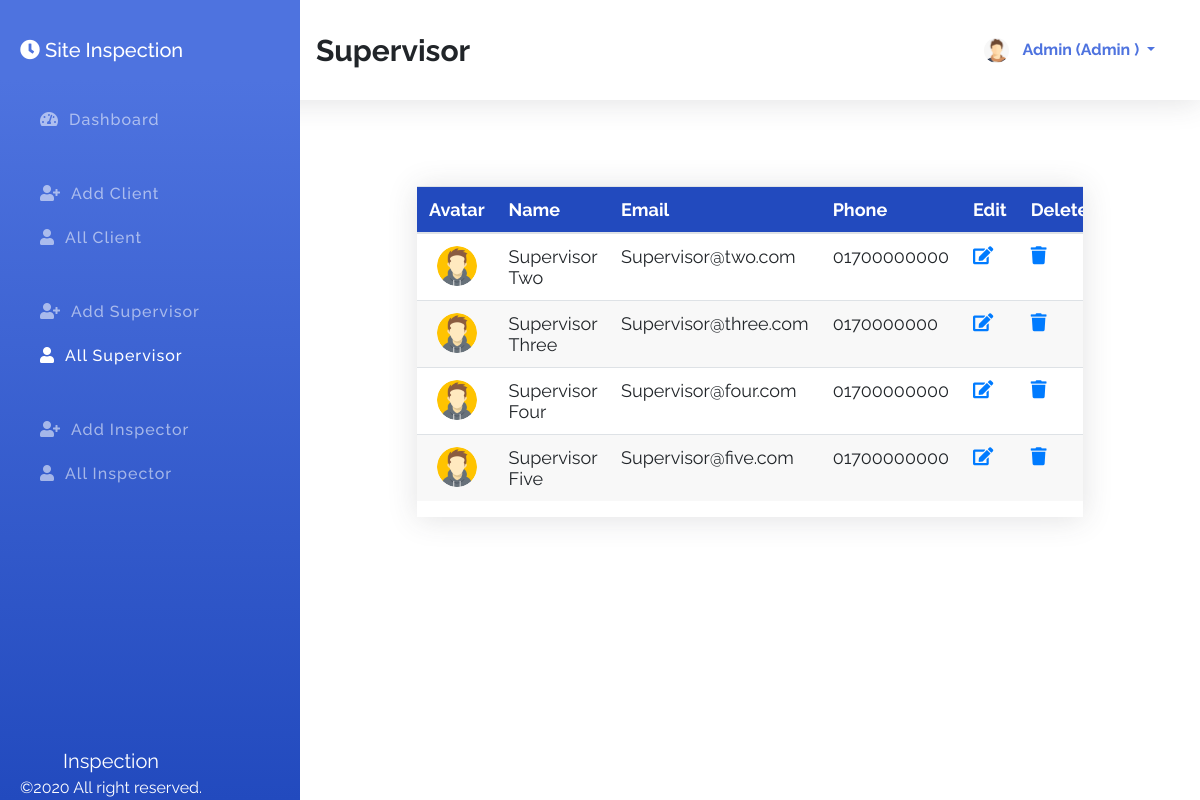
Page /index.php?id=allPharmacist (signed in) on the committed database.
### tables this page shows
CREATE TABLE `pharmacists` (
  `id` int(11) NOT NULL,
  `fname` varchar(100) NOT NULL,
  `lname` varchar(100) NOT NULL,
  `email` varchar(100) NOT NULL,
  `phone` varchar(100) NOT NULL,
  `password` varchar(100) NOT NULL,
  `role` varchar(100) NOT NULL DEFAULT 'pharmacist',
  `avatar` varchar(255) NOT NULL DEFAULT 'avatar.png'
);

### index.php (the view, shortened to what this page needs)
<?php
    $sessionId = $_SESSION['id'] ?? '';
    $sessionRole = $_SESSION['role'] ?? '';
    $connection = mysqli_connect( DB_HOST, DB_USER, DB_PASSWORD, DB_NAME );
    $id = $_REQUEST['id'] ?? 'dashboard';
    $action = $_REQUEST['action'] ?? '';
?>
<!DOCTYPE html>
<html lang="en">
<head>
    <link rel="stylesheet" href="assets/css/bootstrap.min.css">
    <link rel="stylesheet" href="assets/css/all.min.css">
    <link rel="stylesheet" href="assets/css/style.css">
</head>
<body>
    <section class="topber">
        <div class="topber__title">
            <span class="topber__title--text">
                <?php
                    if ( 'dashboard' == $id ) {
                        echo "DashBoard";
                    } elseif ( 'addManager' == $id ) {
                        echo "Add Client";
                    } elseif ( 'allManager' == $id ) {
                        echo "Clients";
                    } elseif ( 'addPharmacist' == $id ) {
                        echo "Add Supervisor";
                    } elseif ( 'allPharmacist' == $id ) {
                        echo "Supervisor";
                    } elseif ( 'addSalesman' == $id ) {
                        echo "Add Inspector";
                    } elseif ( 'allSalesman' == $id ) {
                        echo "Inspector";
                    } elseif ( 'userProfile' == $id ) {
                        echo "Your Profile";
                    } elseif ( 'editManager' == $action ) {
                        echo "Edit Manager";
                    } elseif ( 'editPharmacist' == $action ) {
                        echo "Edit Pharmacist";
                    } elseif ( 'editSalesman' == $action ) {
                        echo "Edit Inspector";
                    }
                ?>
            </span>
        </div>
        <div class="topber__profile">
            <?php
                $query = "SELECT fname,lname,role,avatar FROM {$sessionRole}s WHERE id='$sessionId'";
                $result = mysqli_query( $connection, $query );
                if ( $data = mysqli_fetch_assoc( $result ) ) {
                    $fname = $data['fname'];
                    $lname = $data['lname'];
                    $role = $data['role'];
                    $avatar = $data['avatar'];
                ?>
                <img src="assets/img/<?php echo "$avatar"; ?>" height="25" width="25" class="rounded-circle" alt="profile">
                <div class="dropdown">
                    <button class="btn dropdown-toggle" type="button" id="dropdownMenuButton" data-toggle="dropdown" aria-haspopup="true" aria-expanded="false">
                    <?php
                        echo "$fname $lname (" . ucwords( $role ) . " )";
                        }
                    ?>
                    </button>
                </div>
        </div>
    </section>
    <section id="sideber" class="sideber">
        <ul class="sideber__ber">
            <h3 class="sideber__panel"><i id="left" class="fas fa-clock" ></i>  Site Inspection</h3>
            <li id="left" class="sideber__item<?php if ( 'dashboard' == $id ) {
                                                  echo " active";
                                              }?>">
                <a href="index.php?id=dashboard"><i id="left" class="fas fa-tachometer-alt"></i>Dashboard</a>
            </li>
            <?php if ( 'admin' == $sessionRole ) {?>
                <li id="left" class="sideber__item sideber__item--modify<?php if ( 'addManager' == $id ) {
                                                                            echo " active";
                                                                        }?>">
                    <a href="index.php?id=addManager"><i id="left" class="fas fa-user-plus"></i></i>Add Client</a>
                </li><?php }?>
            <li id="left" class="sideber__item<?php if ( 'allManager' == $id ) {
    echo " active";
}?>">
                <a href="index.php?id=allManager"><i id="left" class="fas fa-user"></i>All Client</a>
            </li>
            <?php if ( 'admin' == $sessionRole || 'manager' == $sessionRole ) {?>
                <li id="left" class="sideber__item sideber__item--modify<?php if ( 'addPharmacist' == $id ) {
                                                                            echo " active";
                                                                        }?>">
                    <a href="index.php?id=addPharmacist"><i id="left" class="fas fa-user-plus"></i></i>Add
                        Supervisor</a>
                </li><?php }?>
            <li id="left" class="sideber__item<?php if ( 'allPharmacist' == $id ) {
    echo " active";
}?>">
                <a href="index.php?id=allPharmacist"><i id="left" class="fas fa-user"></i>All Supervisor</a>
            </li>
            <?php if ( 'admin' == $sessionRole || 'manager' == $sessionRole || 'pharmacist' == $sessionRole ) {?>
                <li id="left" class="sideber__item sideber__item--modify<?php if ( 'addSalesman' == $id ) {
                                                                            echo " active";
                                                                        }?>">
                    <a href="index.php?id=addSalesman"><i id="left" class="fas fa-user-plus"></i>Add Inspector</a>
                </li><?php }?>
            <li id="left" class="sideber__item<?php if ( 'allSalesman' == $id ) {
    echo " active";
}?>">
                <a href="index.php?id=allSalesman"><i id="left" class="fas fa-user"></i>All Inspector</a>
            </li>
        </ul>
        <footer class="text-center"><span>Inspection</span><br>©2020 All right reserved.</footer>
    </section>
    <section class="main">
        <div class="container">
            <div class="pharmacist">
                <?php if ( 'allPharmacist' == $id ) {?>
                    <div class="allPharmacist">
                        <div class="main__table">
                            <table class="table">
                                <thead>
                                    <tr>
                                        <th scope="col">Avatar</th>
                                        <th scope="col">Name</th>
                                        <th scope="col">Email</th>
                                        <th scope="col">Phone</th>
                                        <?php if ( 'admin' == $sessionRole || 'manager' == $sessionRole ) {?>
                                            <th scope="col">Edit</th>
                                            <th scope="col">Delete</th>
                                        <?php }?>
                                    </tr>
                                </thead>
                                <tbody>
                                    <?php
                                        $getPharmacist = "SELECT * FROM pharmacists";
                                            $result = mysqli_query( $connection, $getPharmacist );
                                        while ( $pharmacist = mysqli_fetch_assoc( $result ) ) {?>
                                        <tr>
                                            <td>
                                                <center><img class="rounded-circle" width="40" height="40" src="assets/img/<?php echo $pharmacist['avatar']; ?>" alt=""></center>
                                            </td>
                                            <td><?php printf( "%s %s", $pharmacist['fname'], $pharmacist['lname'] );?></td>
                                            <td><?php printf( "%s", $pharmacist['email'] );?></td>
                                            <td><?php printf( "%s", $pharmacist['phone'] );?></td>
                                            <?php if ( 'admin' == $sessionRole || 'manager' == $sessionRole ) {?>
                                                <td><?php printf( "<a href='index.php?action=editPharmacist&id=%s'><i class='fas fa-edit'></i></a>", $pharmacist['id'] )?></td>
                                                <td><?php printf( "<a class='delete' href='index.php?action=deletePharmacist&id=%s'><i class='fas fa-trash'></i></a>", $pharmacist['id'] )?></td>
                                            <?php }?>
                                        </tr>
                                    <?php }?>
                                </tbody>
                            </table>
                        </div>
                    </div>
                <?php }?>
            </div>
        </div>
    </section>
</body>
</html>

### assets/css/style.css (style rules this page uses)
*, *::before, *::after { margin: 0; padding: 0; -webkit-box-sizing: border-box; box-sizing: border-box; }
body { font-family: "Raleway", sans-serif; }
a { text-decoration: none !important; }
.topber { position: fixed; width: 100%; top: 0; left: 0; padding-left: 300px; right: 0; z-index: 999; -webkit-box-shadow: 0 0.15rem 1.75rem 0 rgba(58, 59, 69, 0.15); box-shadow: 0 0.15rem 1.75rem 0 rgba(58, 59, 69, 0.15); background-color: #fff; }
.topber__title { height: 12.5vh; float: left; display: -webkit-box; display: -ms-flexbox; display: flex; -webkit-box-orient: horizontal; -webkit-box-direction: normal; -ms-flex-direction: row; flex-direction: row; -webkit-box-align: center; -ms-flex-align: center; align-items: center; padding-left: 1rem; }
.topber__title--text { font-size: 30px; font-weight: bold; }
.topber__profile { height: 12.5vh; float: right; padding-right: 10px; display: -webkit-box; display: -ms-flexbox; display: flex; -webkit-box-orient: horizontal; -webkit-box-direction: normal; -ms-flex-direction: row; flex-direction: row; -webkit-box-align: center; -ms-flex-align: center; align-items: center; padding: 2rem; }
.topber__profile button { color: #4e73df; line-height: 10px; font-weight: bold; }
.sideber { position: fixed; top: 0; overflow-y: auto; left: 0; bottom: 0; width: 300px; height: 100vh; padding: 40px 20px 20px 20px; background-color: #4e73df; background-image: -webkit-gradient(linear, left top, left bottom, color-stop(10%, #4e73df), to(#224abe)); background-image: linear-gradient(180deg, #4e73df 10%, #224abe 100%); background-size: cover; -webkit-transition: left 0.5s ease; transition: left 0.5s ease; z-index: 999; }
.sideber__ber { list-style: none; }
.sideber__panel { font-size: 20px; color: #fff; line-height: 1.2rem; padding-bottom: 30px; }
.sideber__panel i { color: #fff; }
.sideber__item { padding: 10px; }
.sideber__item a { color: rgba(255, 255, 255, 0.55); font-size: 16px; letter-spacing: 1px; font-weight: 500; }
.sideber__item a i { color: rgba(255, 255, 255, 0.55); padding: 0 10px; }
.sideber__item:hover a, .sideber__item.active a, .sideber__item.active i, .sideber__item:hover i { color: #fff; -webkit-transition: 0.3s ease; transition: 0.3s ease; }
.sideber__item--modify { padding: 40px 10px 10px 10px; }
.sideber footer { position: absolute; bottom: 0; font-size: 16px; color: #fff; }
.sideber footer span { font-size: 20px; }
.main { margin-left: 300px; margin-top: 10vh; padding: 2rem; }
.main__table { margin: 50px 70px; -webkit-box-shadow: 0 0.15rem 1.75rem 0 rgba(58, 59, 69, 0.15); box-shadow: 0 0.15rem 1.75rem 0 rgba(58, 59, 69, 0.15); overflow-x: auto; }
.main__table .table { font-size: 18px; font-weight: 400; }
.main__table .table th { color: #ffffff; background: #224abe; }
.main__table .table tr:nth-child(even) { background: #f8f8f8; }

### rows in the picture
pharmacists: avatar (placeholder picture), fname "Supervisor", lname "Two", email "Supervisor@two.com", phone "01700000000"
pharmacists: avatar (placeholder picture), fname "Supervisor", lname "Three", email "Supervisor@three.com", phone "0170000000"
pharmacists: avatar (placeholder picture), fname "Supervisor", lname "Four", email "Supervisor@four.com", phone "01700000000"
pharmacists: avatar (placeholder picture), fname "Supervisor", lname "Five", email "Supervisor@five.com", phone "01700000000"

### other values in the picture
$fname "Admin"
$role "Admin"
